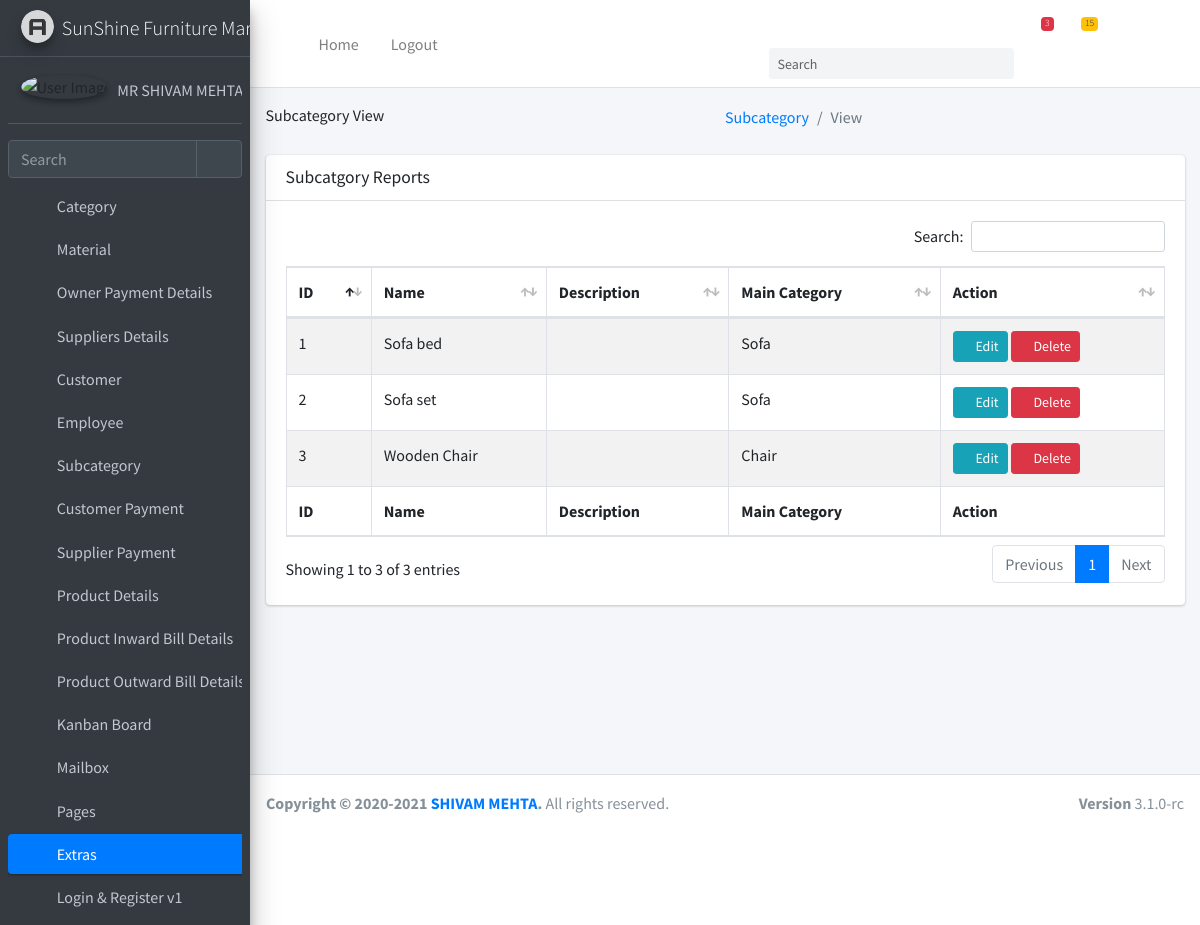
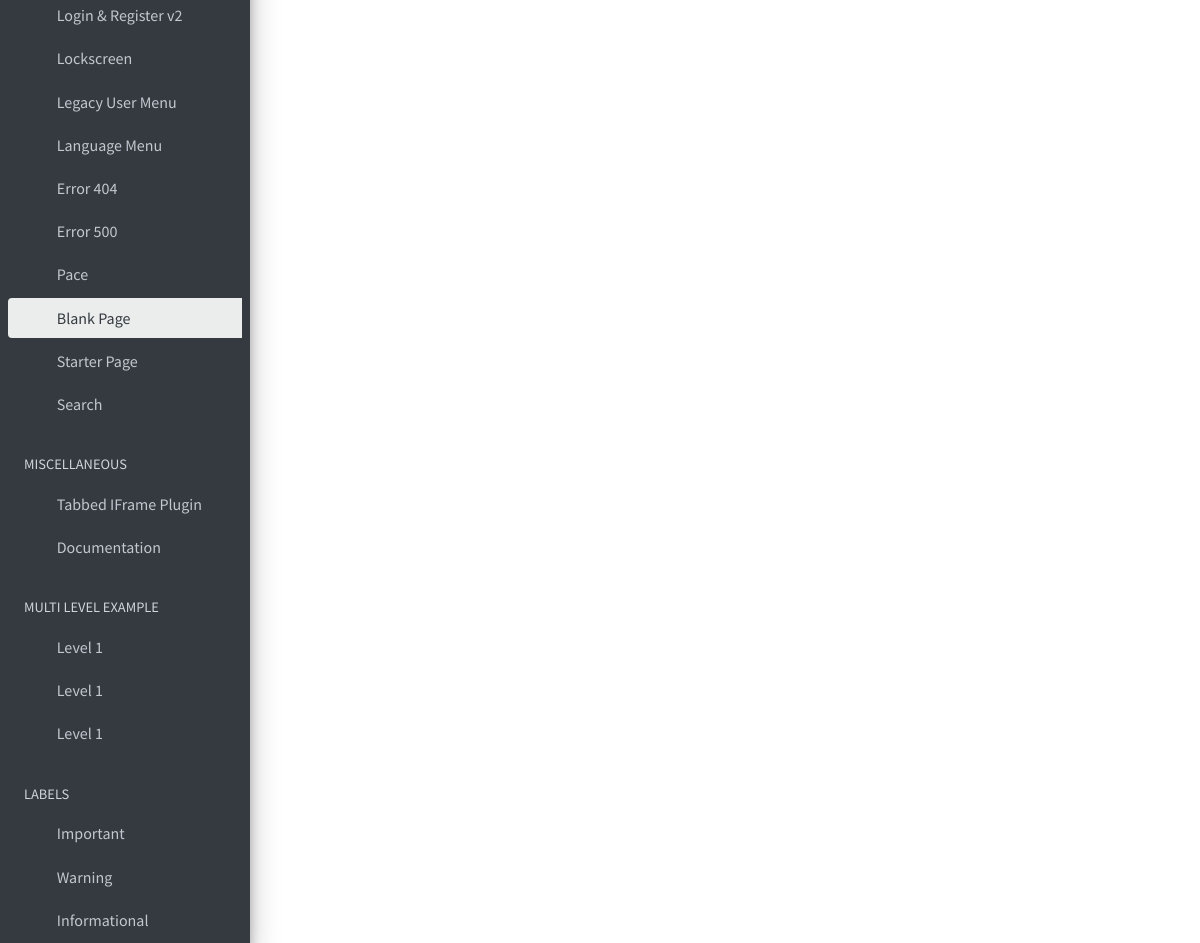
The app's page /subcategory/view/ with its own data (2 pictures, top to bottom).
### subcategory/models.py (models this page shows, shortened)
class subcategory(models.Model):
    name=models.CharField(max_length=90)
    description=models.TextField(null=True,blank=True)
    maincategory=models.ForeignKey(category,on_delete=models.CASCADE,related_name='subcategory')

### category/models.py (models this page shows, shortened)
class category(models.Model):
    name=models.CharField(max_length=80)
    description=models.TextField(null=True,blank=True)

### subcategory/views.py (the view)
# urls.py: path("view/",Viewsubcategory.as_view(),name="subcategory-view"),
class Viewsubcategory(ListView):
    model = subcategory
    context_object_name = 'subcategories'

### subcategory/templates/subcategory/subcategory_list.html (shortened to what this page needs)
{% extends "users/layout.html" %}
{% load static  %}
{% load crispy_forms_field %}
{% block extra_css %}
  <link rel="stylesheet" href="{% static 'plugins/datatables-bs4/css/dataTables.bootstrap4.min.css'%}">
  <link rel="stylesheet" href="{% static 'plugins/datatables-responsive/css/responsive.bootstrap4.min.css'%}">
  <link rel="stylesheet" href="{% static 'plugins/datatables-buttons/css/buttons.bootstrap4.min.css'%}">
{% endblock %}
{% block header_title %}
    Subcategory View
{% endblock %}
{% block breadcrumb %}
    <ol class="breadcrumb float-sm-right">
              <li class="breadcrumb-item"><a href="#">Subcategory</a></li>
              <li class="breadcrumb-item active">View</li>
            </ol>
{% endblock %}
{% block body%}
    <section class="content">
      <div class="container-fluid">
        <div class="row">
          <div class="col-12">
            <div class="card">
              <div class="card-header">
                <h3 class="card-title">Subcatgory Reports</h3>
              </div>
              <div class="card-body">
                <table id="example1" class="table table-bordered table-striped">
                  <thead>
                  <tr>
                    <th>ID</th>
                    <th>Name</th>
                    <th>Description</th>
                      <th>Main Category</th>
                    <th>Action</th>
                  </tr>
                  </thead>
                  <tbody>
                   {% for cate in subcategories %}
                       <tr>
                       <td> {{ cate.id }}</td>
                       <td>{{ cate.name }}</td>
                       <td>{{ cate.description | safe}}</td>
                       <td>{{ cate.maincategory.name }}</td>
                       <td><a class="btn btn-info btn-sm" href="{% url 'subcategory-update' cate.id %}">
                              <i class="fas fa-pencil-alt">
                              </i>
                              Edit
                          </a>
                        <a class="btn btn-danger btn-sm" href="{% url 'subcategory-delete' cate.id %}">
                              <i class="fas fa-trash">
                              </i>
                              Delete
                          </a>
                       </td>
                       </tr>
                   {% endfor %}
                  </tbody>
                  <tfoot>
                  <tr>
                   <th>ID</th>
                    <th>Name</th>
                    <th>Description</th>
                      <th>Main Category</th>
                    <th>Action</th>
                  </tr>
                  </tfoot>
                </table>
              </div>
            </div>
          </div>
        </div>
      </div>
    </section>
{% endblock %}

### records on screen
subcategory: id "1", name "Sofa bed", maincategory.name "Sofa"
subcategory: id "2", name "Sofa set", maincategory.name "Sofa"
subcategory: id "3", name "Wooden Chair", maincategory.name "Chair"
